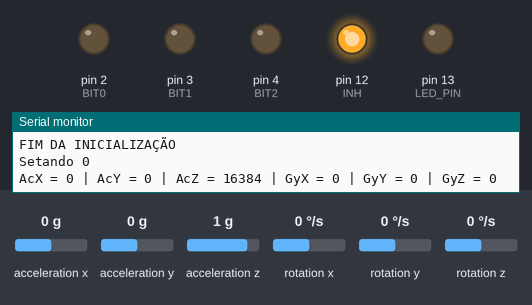
Simulated run of this sketch. Board: Arduino Nano, built with avr-gcc and run on an emulated ATmega328P. Shown: output pins drawn as LEDs (lit = HIGH), the last lines printed to the serial monitor. Wiring (inferred from the names in the program): MPU-6050 motion sensor at I2C address 0x68; MPU-6050 motion sensor at I2C address 0x69. Inputs (shaded band) come from the test bench; at power-on: acceleration x 0 g, acceleration y 0 g, acceleration z 1 g, rotation x 0 °/s, rotation y 0 °/s, rotation z 0 °/s.

Above: at 1.6 s.
At 2.7 s:
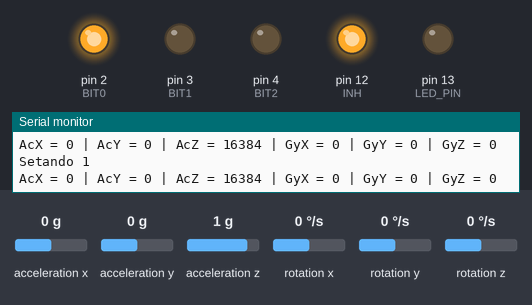
At 3.8 s:
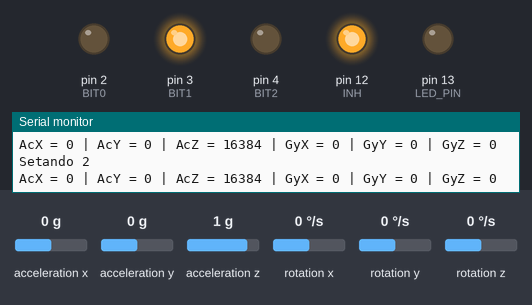
At 4.9 s:
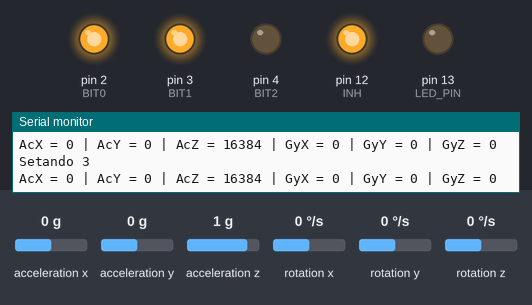
At 6.0 s:
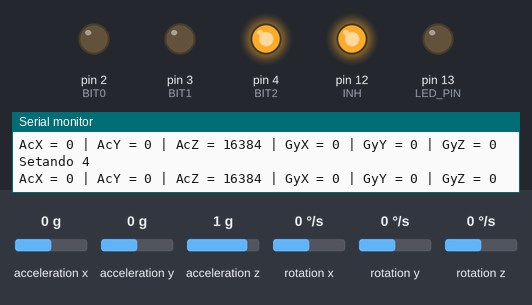
Timing chart, 0 to 8.2 s (numbered marks = the images above):
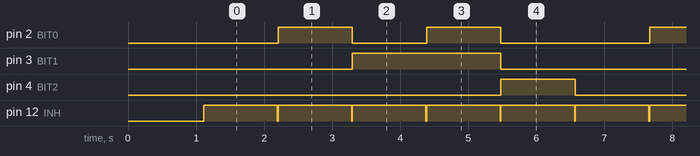

The sketch:

obtain-smu6050-values-simple.ino
```cpp
#include "Wire.h"
#include "SoftwareSerial.h"

int16_t ax, ay, az, Tmp;
int16_t gx, gy, gz;

#define LED_PIN 13
#define BIT0 2
#define BIT1 3
#define BIT2 4
#define INH  12
const int MPU=0x68;  // I2C address of the MPU-6050 This is valid only when AD0 is HIGH


SoftwareSerial bluetooth(5, 6); //TX, RX (Bluetooth)

void setup() {

  Serial.begin(9600);
  bluetooth.begin(9600);

  Serial.println("INICIALIZANDO...");
  pinMode(LED_PIN, OUTPUT);
  pinMode(BIT0, OUTPUT);
  pinMode(BIT1, OUTPUT);
  pinMode(BIT2, OUTPUT);
  pinMode(INH, OUTPUT);

  digitalWrite(INH, LOW); //Ativa inibição
  delay(100);

  Wire.begin();
  Wire.beginTransmission(0x69);
  Wire.write(0x6B);  // PWR_MGMT_1 register
  Wire.write(0);     // set to zero (wakes up the MPU-6050)
  Wire.endTransmission(true);
  delay(1000);

  digitalWrite(INH, HIGH);
  Serial.println("FIM DA INICIALIZAÇÃO");
}

void loop() {

  for(int i=0; i<5; i++){
    setSensor(i);
    delay(10);
    readData();
    printData();
    delay(1000);
  };
}

void setSensor(int num){

  if(num == 0){
    digitalWrite(INH, LOW);
    Serial.println("Setando 0");
    bluetooth.println("Setando 0");
    digitalWrite(BIT0, LOW);
    digitalWrite(BIT1, LOW);
    digitalWrite(BIT2, LOW);
    digitalWrite(INH, HIGH);
  }
  else if(num == 1){
    digitalWrite(INH, LOW);
    Serial.println("Setando 1");
    bluetooth.println("Setando 1");
    digitalWrite(BIT0, HIGH);
    digitalWrite(BIT1, LOW);
    digitalWrite(BIT2, LOW);
    digitalWrite(INH, HIGH);
  }
  else if(num == 2){
    digitalWrite(INH, LOW);
    Serial.println("Setando 2");
    bluetooth.println("Setando 2");
    digitalWrite(BIT0, LOW);
    digitalWrite(BIT1, HIGH);
    digitalWrite(BIT2, LOW);
    digitalWrite(INH, HIGH);
  }
  else if(num == 3){
    digitalWrite(INH, LOW);
    Serial.println("Setando 3");
    bluetooth.println("Setando 3");
    digitalWrite(BIT0, HIGH);
    digitalWrite(BIT1, HIGH);
    digitalWrite(BIT2, LOW);
    digitalWrite(INH, HIGH);
  }
  else if(num == 4){
    digitalWrite(INH, LOW);
    Serial.println("Setando 4");
    bluetooth.println("Setando 4");
    digitalWrite(BIT0, LOW);
    digitalWrite(BIT1, LOW);
    digitalWrite(BIT2, HIGH);
    digitalWrite(INH, HIGH);
  }
  else if(num == 5){
    digitalWrite(INH, LOW);
    Serial.println("Setando 5");
    bluetooth.println("Setando 5");
    digitalWrite(BIT0, HIGH);
    digitalWrite(BIT1, LOW);
    digitalWrite(BIT2, HIGH);
    digitalWrite(INH, HIGH);
  }
  else if(num == 6){
    digitalWrite(INH, LOW);
    Serial.println("Setando 6");
    bluetooth.println("Setando 6");
    digitalWrite(BIT0, LOW);
    digitalWrite(BIT1, HIGH);
    digitalWrite(BIT2, HIGH);
    digitalWrite(INH, HIGH);
  }
  else if(num == 7){
    digitalWrite(INH, LOW);
    Serial.println("Setando 7");
    bluetooth.println("Setando 7");
    digitalWrite(BIT0, HIGH);
    digitalWrite(BIT1, HIGH);
    digitalWrite(BIT2, HIGH);
    digitalWrite(INH, HIGH);
  }
}

void readData(){
  Wire.beginTransmission(MPU);    // I2C address code thanks to John Boxall
  Wire.write(0x3B);               // starting with register 0x3B (ACCEL_XOUT_H)
  Wire.endTransmission(false);
  Wire.requestFrom(MPU,14,true);  // request a total of 14 registers
  ax=Wire.read()<<8|Wire.read();  // 0x3B (ACCEL_XOUT_H) & 0x3C (ACCEL_XOUT_L)
  ay=Wire.read()<<8|Wire.read();  // 0x3D (ACCEL_YOUT_H) & 0x3E (ACCEL_YOUT_L)
  az=Wire.read()<<8|Wire.read();  // 0x3F (ACCEL_ZOUT_H) & 0x40 (ACCEL_ZOUT_L)
  Tmp=Wire.read()<<8|Wire.read(); // 0x41 (TEMP_OUT_H) & 0x42 (TEMP_OUT_L)
  gx=Wire.read()<<8|Wire.read();  // 0x43 (GYRO_XOUT_H) & 0x44 (GYRO_XOUT_L)
  gy=Wire.read()<<8|Wire.read();  // 0x45 (GYRO_YOUT_H) & 0x46 (GYRO_YOUT_L)
  gz=Wire.read()<<8|Wire.read();  // 0x47 (GYRO_ZOUT_H) & 0x48 (GYRO_ZOUT_L)
  Wire.endTransmission(true);
}

void printData(){
  Serial.print("AcX = "); Serial.print(ax);
  bluetooth.print("Acel. X = "); bluetooth.print(ax);
  Serial.print(" | AcY = "); Serial.print(ay);
  bluetooth.print(" | Y = "); bluetooth.print(ay);
  Serial.print(" | AcZ = "); Serial.print(az);
  bluetooth.print(" | Z = "); bluetooth.print(az);
  //Serial.print(" | Tmp = "); Serial.print(Tmp/340.00+36.53);  //equation for temperature in degrees C from datasheet
  Serial.print(" | GyX = "); Serial.print(gx);
  bluetooth.print(" | Gir. X = "); bluetooth.print(gx);
  Serial.print(" | GyY = "); Serial.print(gy);
  bluetooth.print(" | Y = "); bluetooth.print(gy);
  Serial.print(" | GyZ = "); Serial.println(gz);
  bluetooth.print(" | Z = "); bluetooth.println(gz);
  Serial.println();
  bluetooth.println();
}
```

Measured:
- by itself, pin 2 (BIT0): repeats every 5.5 s: LOW 1.1 s, HIGH 1.1 s, LOW 2.2 s, HIGH 1.1 s
- by itself, pin 3 (BIT1): alternates HIGH for 2.2 s and LOW for 3.3 s
- by itself, pin 4 (BIT2): alternates HIGH for 1.1 s and LOW for 4.4 s
- by itself, pin 12 (INH): alternates HIGH for 1.1 s and LOW for 0.01 s
